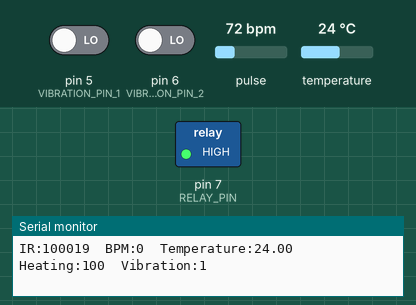
Bench run of a sketch on a simulated Arduino Uno, built with avr-gcc and run on an emulated ATmega328P. On the bench: switched loads named in the sketch (green lamp = pin HIGH), the last lines printed to the serial monitor. The test bench sets the inputs (shaded band); at power-on: temperature 24 °C, pin 5 (VIBRATION_PIN_1) LOW, pin 6 (VIBRATION_PIN_2) LOW, pulse 72 bpm.

Above: at 2.9 s.
3.0 s: temperature set to 37.2 °C
4.5 s: temperature set to 38.5 °C
At 5.8 s:
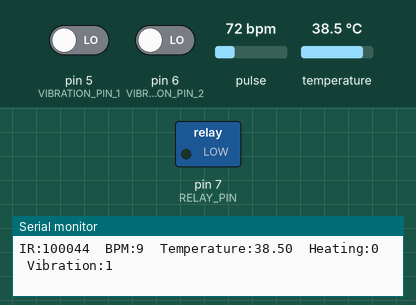
6.2 s: temperature set to 12 °C
At 7.5 s:
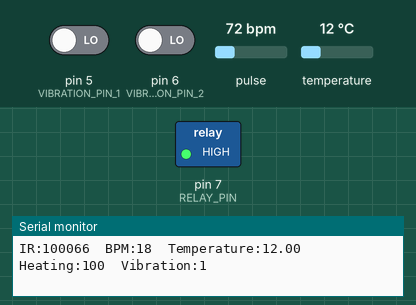
Timing chart, 0 to 52.8 s (numbered marks = the images above; inputs shaded):
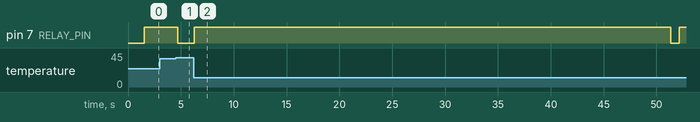

Measured:
- the behaviour switches between 37.9 and 38 °C on temperature (found by bisection; images 0 and 1)
- after the input at 4.5 s, pin 7 (RELAY_PIN): HIGH → LOW after 0.20 s
- after the input at 6.2 s, pin 7 (RELAY_PIN): LOW → HIGH after 0.08 s, → LOW 45.1 s later, → HIGH 0.79 s later

The sketch:

1.ino
```cpp
#include <Wire.h>
#include <OneWire.h>
#include <DallasTemperature.h>
#include <MAX30105.h>
#include "heartRate.h"

// 硬件连接及可调参数
// MAX30102/MAX30105 使用 I2C：Arduino UNO/Nano 的 SDA=A4、SCL=A5。
// DS18B20 使用单总线，数据线可以接 Arduino 的 A0（A0 也可作为数字引脚使用）。
const byte TEMP_SENSOR_PIN = A0;
const byte VIBRATION_PIN_1 = 5;
const byte VIBRATION_PIN_2 = 6;
const byte RELAY_PIN = 7;
const bool VIBRATION_ACTIVE_LOW = true;

const long MIN_IR_VALUE = 50000;       // 低于此值时认为没有稳定接触
const long IR_LEVEL_25S = 80000;
const long IR_LEVEL_45S = 100000;
const long IR_LEVEL_60S = 120000;
const unsigned long HEAT_TIME_25S = 25000;
const unsigned long HEAT_TIME_45S = 45000;
const unsigned long HEAT_TIME_60S = 60000;
const float TARGET_TEMPERATURE_C = 38.0;
const float FULL_POWER_BELOW_C = 37.5;
const float SAFETY_TEMPERATURE_C = 39.0;


const unsigned long REPORT_INTERVAL_MS = 1000;
const unsigned long HEART_RATE_TIMEOUT_MS = 5000;
const byte RATE_SIZE = 4;

OneWire oneWire(TEMP_SENSOR_PIN);
DallasTemperature temperatureSensors(&oneWire);
MAX30105 heartSensor;

float temperatureC = DEVICE_DISCONNECTED_C;
float instantBpm = 0.0;
int heartRateBpm = 0;
int heatingPowerPercent = 0;
bool vibrationDetected = false;
bool relayOn = false;
byte rateValues[RATE_SIZE] = {0};
byte rateIndex = 0;
unsigned long lastBeatMs = 0;
unsigned long temperatureRequestMs = 0;
unsigned long heatingStartMs = 0;
unsigned long heatingDurationMs = 0;
unsigned long lastReportMs = 0;

void setRelay(bool on) {
  // 按当前要求：D7 为 HIGH 时继电器启动，LOW 时关闭。
  digitalWrite(RELAY_PIN, on ? HIGH : LOW);
}

void updateHeartRate() {
  const unsigned long now = millis();
  const long infraredValue = heartSensor.getIR();

  // 参考 max5060.ino：红外值过低时表示没有稳定放置手指。
  if (infraredValue < 50000) {
    instantBpm = 0.0;
    heartRateBpm = 0;
    rateIndex = 0;
    for (byte index = 0; index < RATE_SIZE; index++) {
      rateValues[index] = 0;
    }
    lastBeatMs = 0;
    return;
  }

  if (checkForBeat(infraredValue)) {
    if (lastBeatMs != 0) {
      const unsigned long beatInterval = now - lastBeatMs;
      instantBpm = 60000.0 / beatInterval;

      if (instantBpm < 255.0 && instantBpm > 20.0) {
        rateValues[rateIndex++] = (byte)instantBpm;
        rateIndex %= RATE_SIZE;

        unsigned int rateTotal = 0;
        for (byte index = 0; index < RATE_SIZE; index++) {
          rateTotal += rateValues[index];
        }
        heartRateBpm = rateTotal / RATE_SIZE;
      }
    }
    lastBeatMs = now;
  }

  if (lastBeatMs != 0 && now - lastBeatMs > HEART_RATE_TIMEOUT_MS) {
    instantBpm = 0.0;
    heartRateBpm = 0;
    lastBeatMs = 0;
  }
}

void updateTemperature() {
  const unsigned long now = millis();

  if (now - temperatureRequestMs < 750) {
    return;
  }

  temperatureSensors.requestTemperatures();
  const float reading = temperatureSensors.getTempCByIndex(0);
  if (reading != DEVICE_DISCONNECTED_C && reading >= -55.0 && reading <= 125.0) {
    temperatureC = reading;
  } else {
    temperatureC = DEVICE_DISCONNECTED_C;
  }
  temperatureRequestMs = now;
}

void updateVibration() {
  const int vibrationLevel1 = digitalRead(VIBRATION_PIN_1);
  const int vibrationLevel2 = digitalRead(VIBRATION_PIN_2);
  const int activeLevel = VIBRATION_ACTIVE_LOW ? LOW : HIGH;

  // 两个震动传感器任意一个检测到震动，就认为发生了震动。
  vibrationDetected = vibrationLevel1 == activeLevel || vibrationLevel2 == activeLevel;
}

unsigned long getHeatingDuration(long infraredValue) {
  if (infraredValue >= IR_LEVEL_60S) {
    return HEAT_TIME_60S;
  }
  if (infraredValue >= IR_LEVEL_45S) {
    return HEAT_TIME_45S;
  }
  if (infraredValue >= IR_LEVEL_25S) {
    return HEAT_TIME_25S;
  }
  return 0;
}

void updateRelay() {
  const unsigned long now = millis();
  const long infraredValue = heartSensor.getIR();
  const bool temperatureValid = temperatureC != DEVICE_DISCONNECTED_C;
  const bool temperatureSafe = temperatureValid &&
      temperatureC < TARGET_TEMPERATURE_C &&
      temperatureC < SAFETY_TEMPERATURE_C;

  if (!relayOn && infraredValue >= MIN_IR_VALUE && temperatureSafe) {
    const unsigned long requestedDuration = getHeatingDuration(infraredValue);
    if (requestedDuration > 0) {
      heatingDurationMs = requestedDuration;
      heatingStartMs = now;
      relayOn = true;
    }
  }

  if (relayOn && (!temperatureSafe || now - heatingStartMs >= heatingDurationMs ||
                   infraredValue < MIN_IR_VALUE)) {
    relayOn = false;
    heatingDurationMs = 0;
  }

  heatingPowerPercent = relayOn ? 100 : 0;
  setRelay(relayOn);
}

void reportStatus() {
  const unsigned long now = millis();
  if (now - lastReportMs < REPORT_INTERVAL_MS) {
    return;
  }
  lastReportMs = now;

  // 串口绘图仪要求每行使用“名称:数值”格式，并且只输出数值数据。
  Serial.print("IR:");
  Serial.print(heartSensor.getIR());
  Serial.print("\tBPM:");
  Serial.print(heartRateBpm);
  Serial.print("\tTemperature:");
  if (temperatureC == DEVICE_DISCONNECTED_C) {
    Serial.print(0.0, 2);
  } else {
    Serial.print(temperatureC, 2);
  }
  Serial.print("\tHeating:");
  Serial.print(heatingPowerPercent);
  Serial.print("\tVibration:");
  Serial.println(vibrationDetected ? 1 : 0);
}

void setup() {
  Serial.begin(115200);

  pinMode(RELAY_PIN, OUTPUT);
  setRelay(false);
  relayOn = false;
  pinMode(VIBRATION_PIN_1, INPUT);
  pinMode(VIBRATION_PIN_2, INPUT);

  temperatureSensors.begin();
  temperatureSensors.setResolution(12);
  temperatureSensors.setWaitForConversion(true);

  Wire.begin();
  if (!heartSensor.begin(Wire, I2C_SPEED_FAST)) {
    Serial.println("MAX30102 not found. Heating disabled.");
    while (true) {
      setRelay(false);
      delay(1000);
    }
  }

  heartSensor.setup();
  heartSensor.setPulseAmplitudeRed(0x0A);
  heartSensor.setPulseAmplitudeGreen(0);
}

void loop() {
  updateHeartRate();
  updateTemperature();
  updateVibration();
  updateRelay();
  reportStatus();
}
```
